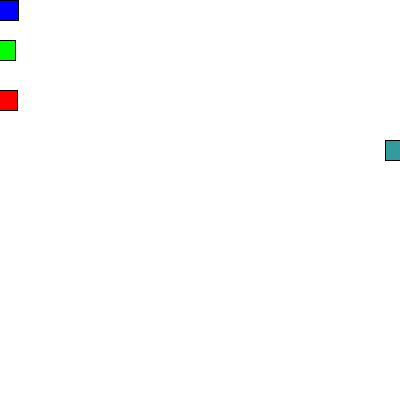
Frame 1 (no input)
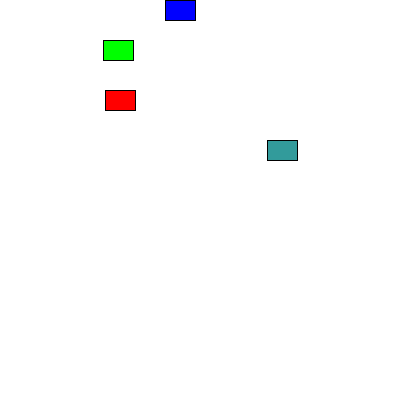
Frame 60 (the mouse pressed at the canvas centre just before this capture)
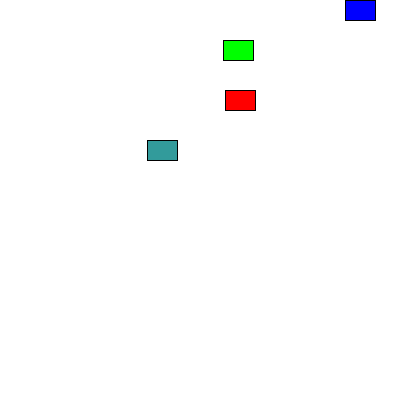
Frame 120 (the mouse held since frame 60 and released just before this capture)

The Processing sketch that drew these frames (run headless with seeded random() and noise(); from frame 60 on, the mouse is pressed at the canvas centre):

// Processing sketch: processing_103361
// ── processing_103361.pde

Car myCar1;
Car myCar2; // Two objects!
Car myCar3;
Car myCar4;

void setup() {
  size(400,400);
  // Parameters go inside the parentheses when the object is constructed.
  myCar1 = new Car(color(255,0,0),0,100,2); 
  myCar2 = new Car(color(0,0,255),0,10,3);
  myCar3 = new Car(color(0,255,0),0,50,2);
  myCar4 = new Car(color(50,155,155),0,150,-2);
}

void draw() {
  background(255);
  myCar1.drive();
  myCar1.display();
  myCar2.drive();
  myCar2.display();
  myCar3.display();
  myCar3.drive();
  myCar4.drive();
  myCar4.display();
}

// Even though there are multiple objects, we still only need one class. 
// No matter how many cookies we make, only one cookie cutter is needed.
class Car { 
  color c;
  float xpos;
  float ypos;
  float xspeed;
 

  // The Constructor is defined with arguments.
  Car(color tempC, float tempXpos, float tempYpos, float tempXspeed) { 
    c = tempC;
    xpos = tempXpos;
    ypos = tempYpos;
    xspeed = tempXspeed;
    
  }

  void display() {
    stroke(0);
    fill(c);
    rectMode(CENTER);
    rect(xpos,ypos,30,20);
  }

  void drive() {
    xpos = xpos + xspeed;

    if (xpos > width) {
      xpos = 0;
    }
    
    else if (xpos < 0) 
      xpos = width;
     
  }
}
